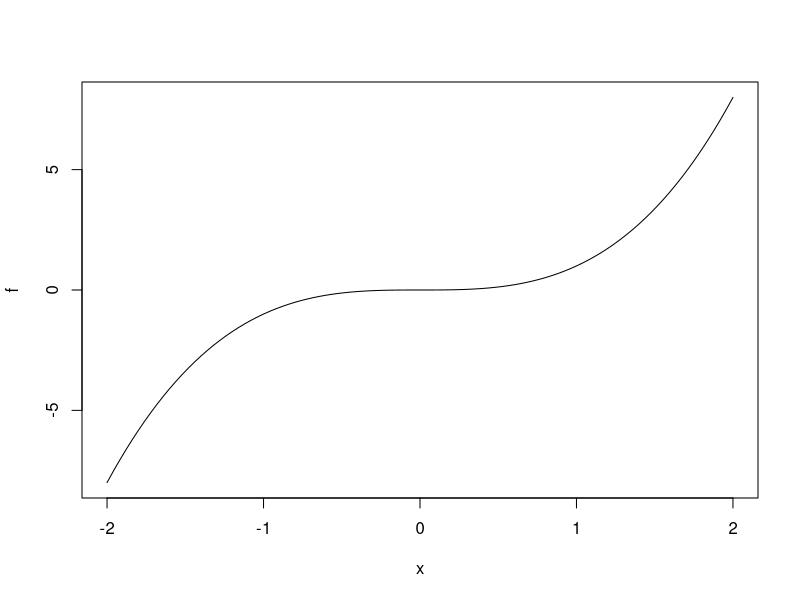
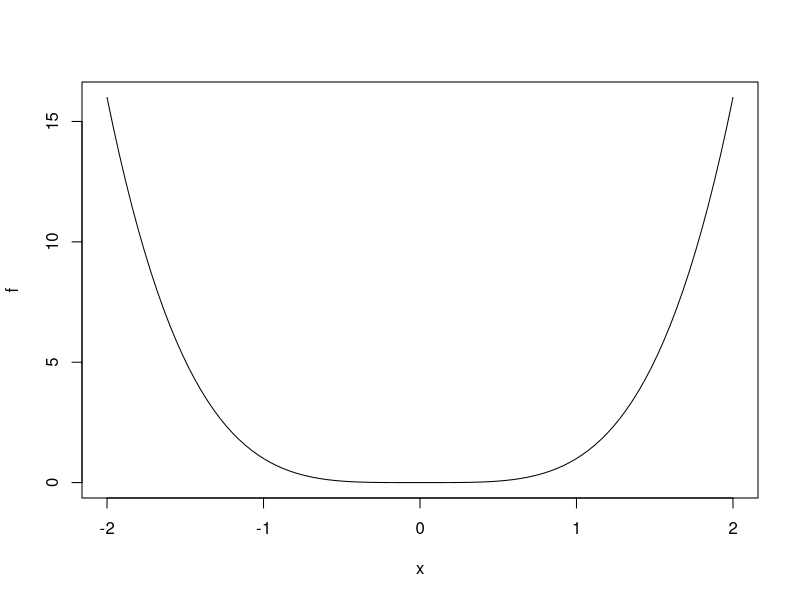
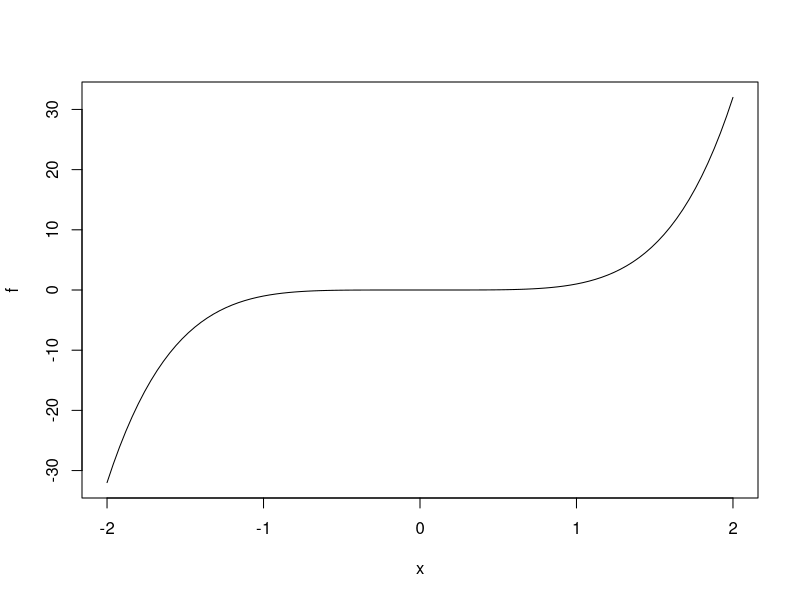
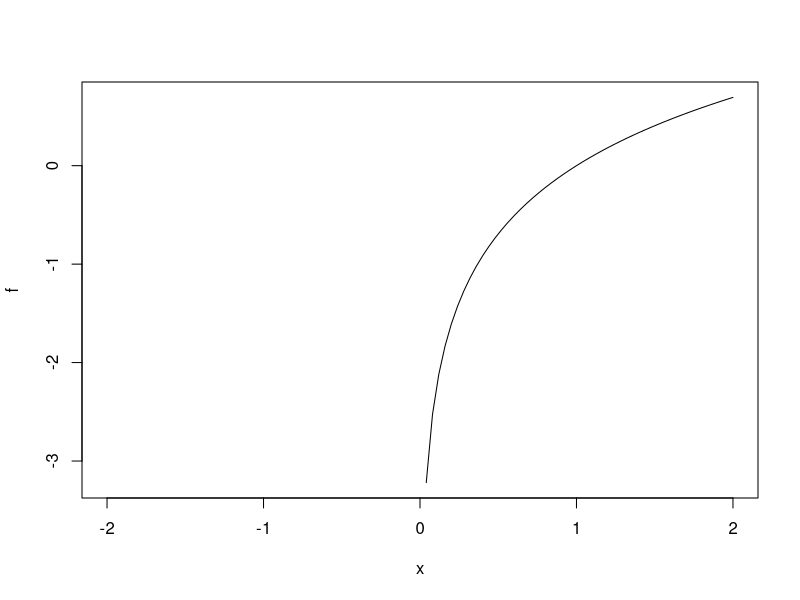
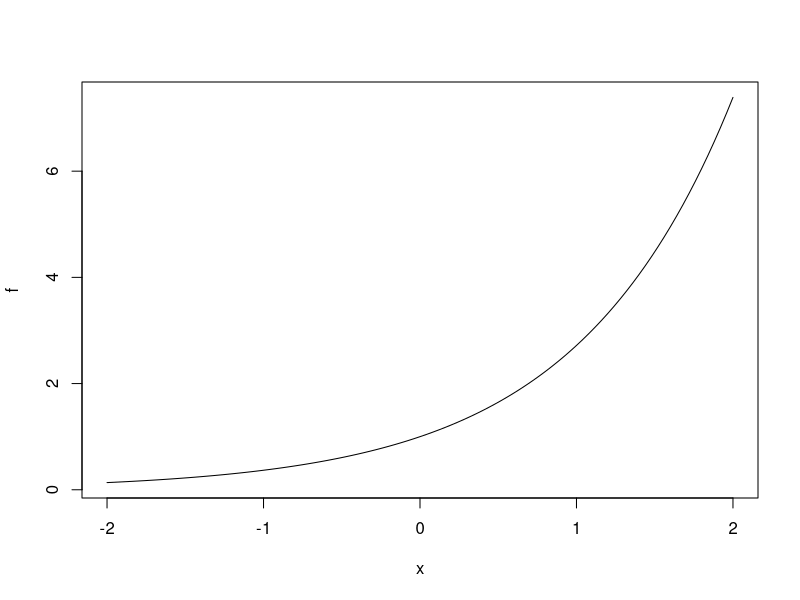
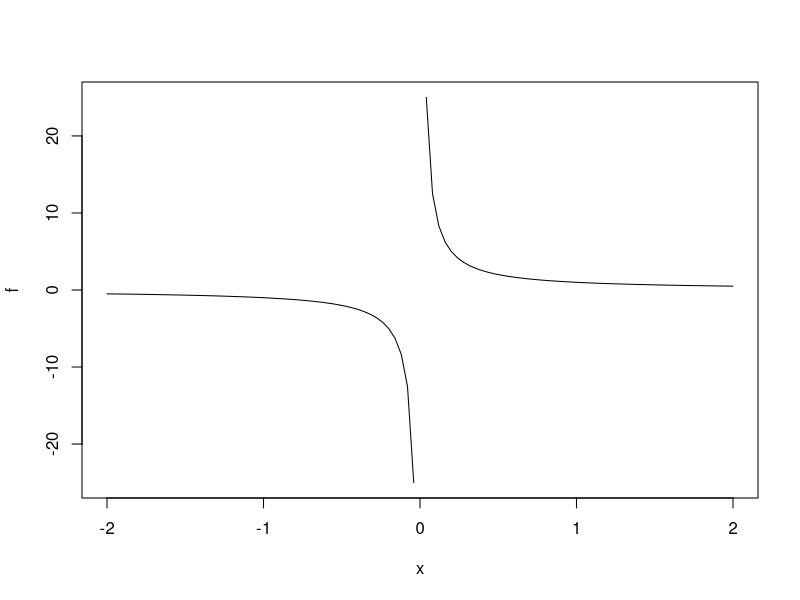

R code for these plots, in order:
# Define the function 𝑓(𝑥)=𝑥^3 and plot it on an appropriate interval.
f <- function(x) x^3
plot(f, from = -2, to = 2)

# Find the slope of the tangent lines to 𝑓 at 𝑥 = −1, 0, 2.
# What patterns do you notice between the values of 𝑥 and the slopes of the tangent lines?
fd <- function(x) 3*x^2
fd(-1)
fd(0)
fd(2)

#  Repeat 1-2 for 𝑓(𝑥)=𝑥^4.
f <- function(x) x^4
plot(f, from = -2, to = 2)
fd <- function(x) 4*x^3
fd(-1)
fd(0)
fd(2)


# Plot the following functions. For 𝑥 = −1, 0, 2 determine (without plotting)
# if the slopes of the tangent lines will be positive, negative, or zero.
# 𝑓(𝑥)=𝑥^5, 𝑓(𝑥)=lna(𝑥), 𝑓(𝑥)=𝑒^𝑥, 𝑓(𝑥)=1/𝑥

f <- function(x) x^5
plot(f, from = -2, to = 2)
fd <- function(x) 5*x^4
fd(-1)
fd(0)
fd(2)

f <- function(x) log(x)
plot(f, from = -2, to = 2)
fd <- function(x) 1/x
fd(-1)
fd(0)
fd(2)

f <- function(x) exp(x)
plot(f, from = -2, to = 2)
fd <- function(x) exp(x)
fd(-1)
fd(0)
fd(2)

f <- function(x) 1/x
plot(f, from = -2, to = 2)
fd <- function(x) -1/x^2
fd(-1)
fd(0)
fd(2)
